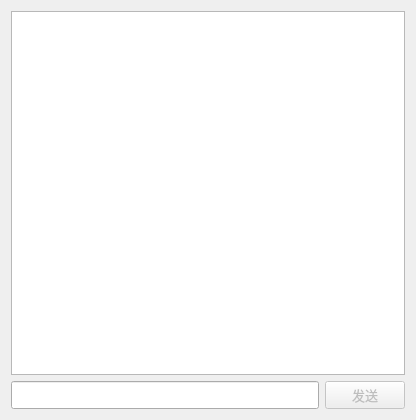
<?xml version="1.0" encoding="UTF-8"?>
<ui version="4.0">
 <class>SendMessageForm</class>
 <widget class="QWidget" name="SendMessageForm">
  <property name="geometry">
   <rect>
    <x>0</x>
    <y>0</y>
    <width>416</width>
    <height>420</height>
   </rect>
  </property>
  <property name="windowTitle">
   <string>消息</string>
  </property>
  <property name="windowIcon">
   <iconset resource="../Resources/Resources.qrc">
    <normaloff>:/Core/Core/Logo.png</normaloff>:/Core/Core/Logo.png</iconset>
  </property>
  <layout class="QVBoxLayout" name="verticalLayout">
   <item>
    <widget class="QTextBrowser" name="message_area">
     <property name="font">
      <font>
       <pointsize>10</pointsize>
      </font>
     </property>
     <property name="openExternalLinks">
      <bool>true</bool>
     </property>
    </widget>
   </item>
   <item>
    <layout class="QHBoxLayout" name="send_message_layout">
     <item>
      <widget class="QLineEdit" name="message_input">
       <property name="sizePolicy">
        <sizepolicy hsizetype="Expanding" vsizetype="Minimum">
         <horstretch>0</horstretch>
         <verstretch>0</verstretch>
        </sizepolicy>
       </property>
      </widget>
     </item>
     <item>
      <widget class="QPushButton" name="send">
       <property name="enabled">
        <bool>false</bool>
       </property>
       <property name="sizePolicy">
        <sizepolicy hsizetype="MinimumExpanding" vsizetype="Minimum">
         <horstretch>0</horstretch>
         <verstretch>0</verstretch>
        </sizepolicy>
       </property>
       <property name="maximumSize">
        <size>
         <width>80</width>
         <height>16777215</height>
        </size>
       </property>
       <property name="font">
        <font>
         <pointsize>10</pointsize>
        </font>
       </property>
       <property name="text">
        <string>发送</string>
       </property>
      </widget>
     </item>
    </layout>
   </item>
  </layout>
 </widget>
 <resources>
  <include location="../Resources/Resources.qrc"/>
 </resources>
 <connections>
  <connection>
   <sender>send</sender>
   <signal>clicked()</signal>
   <receiver>SendMessageForm</receiver>
   <slot>send_message()</slot>
   <hints>
    <hint type="sourcelabel">
     <x>349</x>
     <y>393</y>
    </hint>
    <hint type="destinationlabel">
     <x>355</x>
     <y>399</y>
    </hint>
   </hints>
  </connection>
  <connection>
   <sender>message_input</sender>
   <signal>textChanged(QString)</signal>
   <receiver>SendMessageForm</receiver>
   <slot>update_input_text()</slot>
   <hints>
    <hint type="sourcelabel">
     <x>169</x>
     <y>394</y>
    </hint>
    <hint type="destinationlabel">
     <x>192</x>
     <y>395</y>
    </hint>
   </hints>
  </connection>
  <connection>
   <sender>message_input</sender>
   <signal>returnPressed()</signal>
   <receiver>send</receiver>
   <slot>click()</slot>
   <hints>
    <hint type="sourcelabel">
     <x>164</x>
     <y>393</y>
    </hint>
    <hint type="destinationlabel">
     <x>363</x>
     <y>393</y>
    </hint>
   </hints>
  </connection>
 </connections>
 <slots>
  <slot>send_message()</slot>
  <slot>update_input_text()</slot>
 </slots>
</ui>
